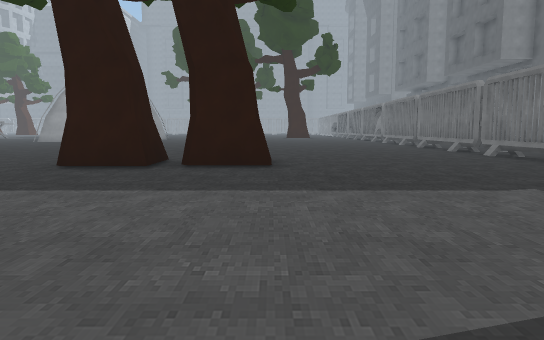
view 1 (above)

22 first-person views from a walk through a scene from a Unity 3-D project. The camera is 1.3 m above the floor, tilts 6° down and sees 70° across. The floor is counted in squares, 2 m on a side. Each view is taken from the middle of a square. On the plan, view 1 faces up. The plan holds only what a view shows up to about 11 squares ahead; the rest is blank. The place goes on beyond the plan. Some animated figures are left out. Some surface patterns are stand-ins.

view 2
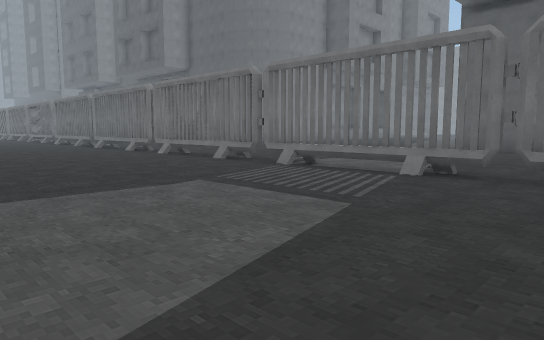

view 3
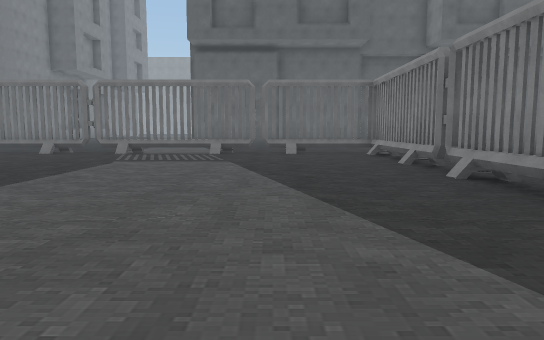

view 4
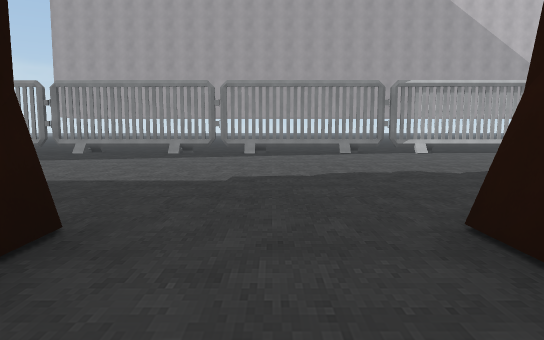

view 5
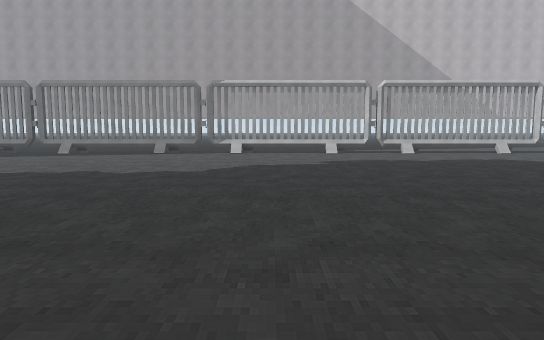

view 6
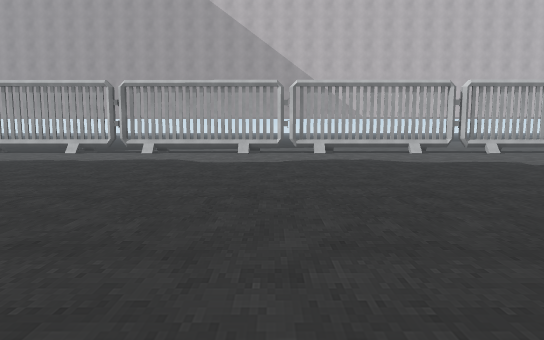

view 7
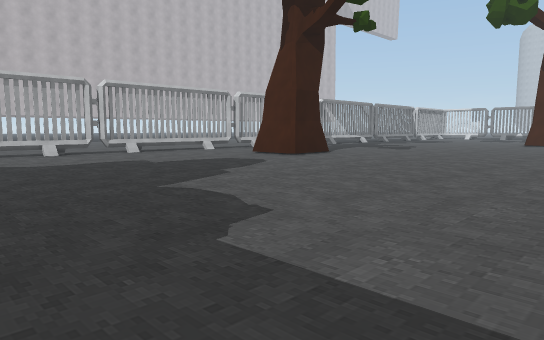

view 8
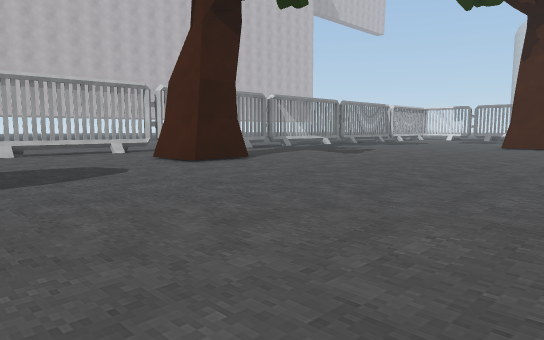

view 9
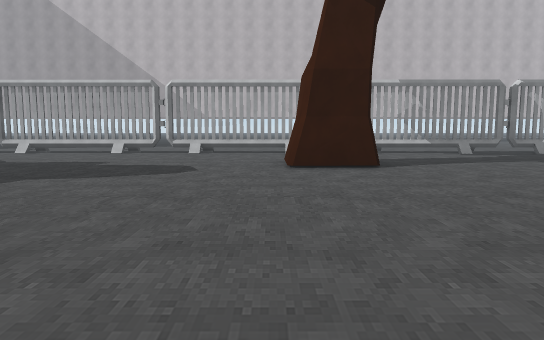

view 10
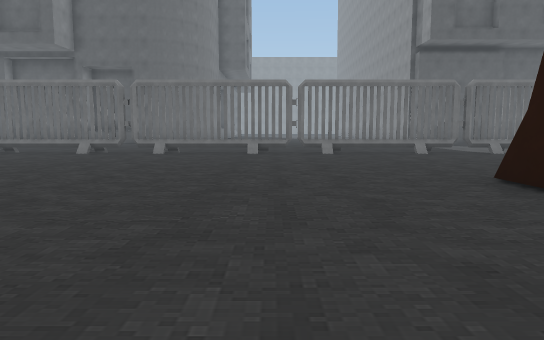

view 11
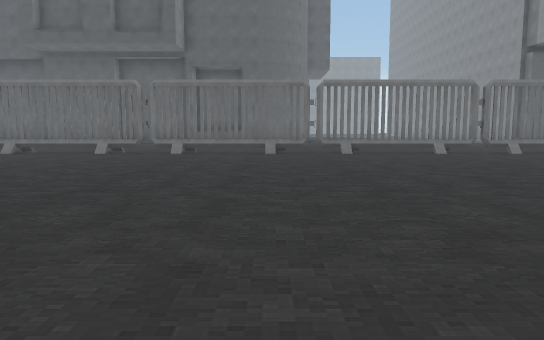

view 12
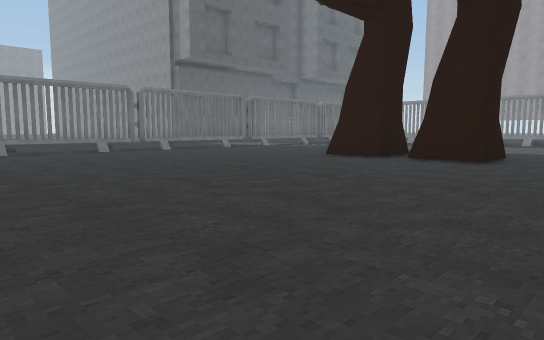

view 13
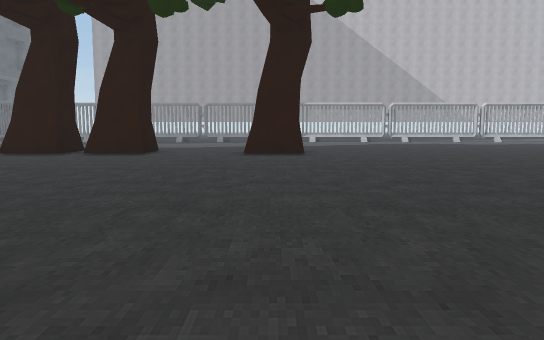

view 14
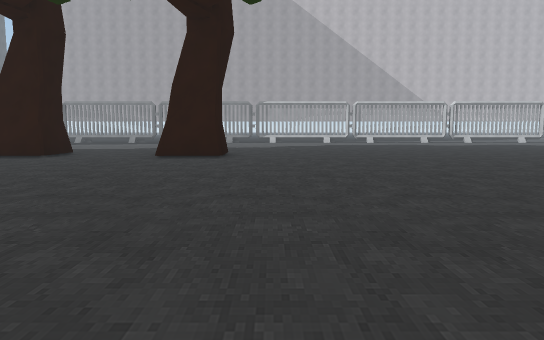

view 15
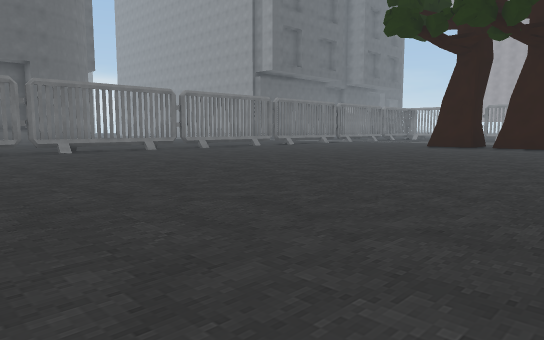

view 16
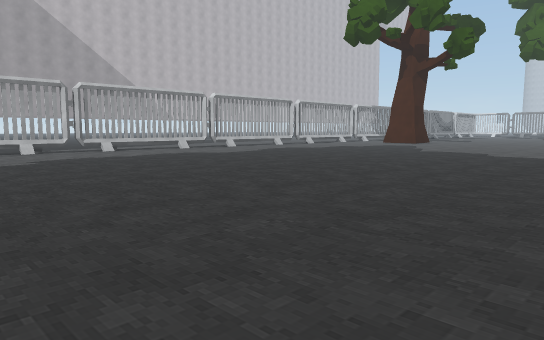

view 17
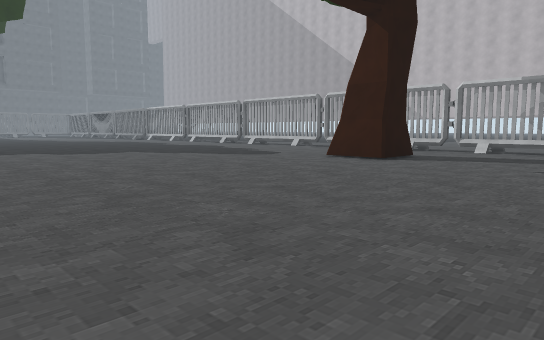

view 18
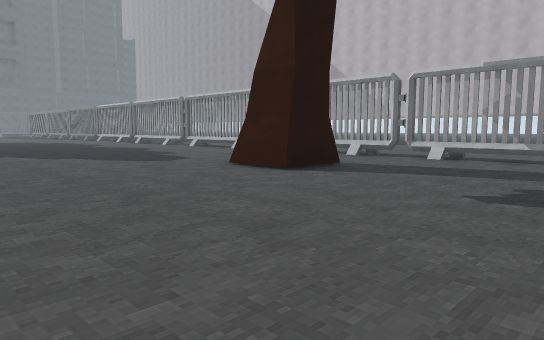

view 19
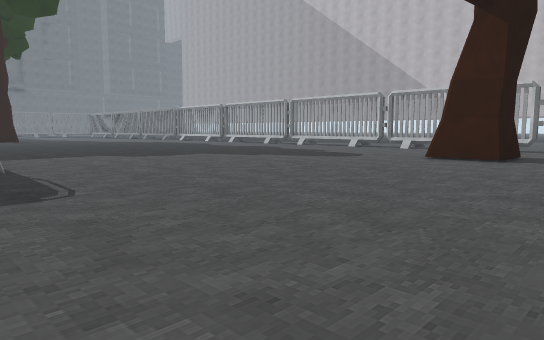

view 20
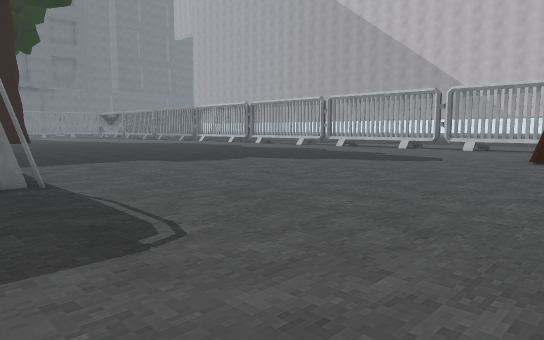

view 21
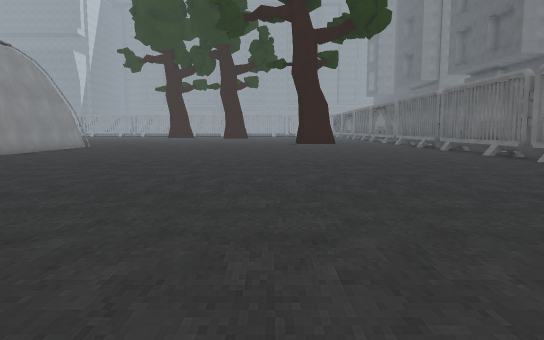

view 22
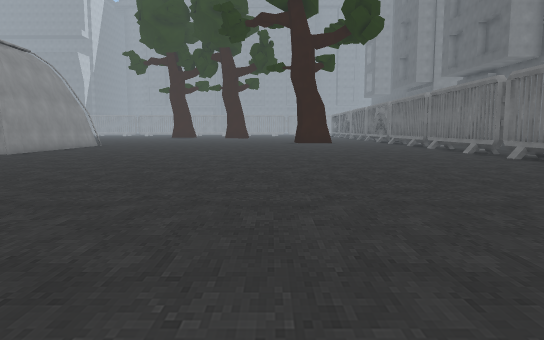

### Floor plan
Points are (right, up) in squares from view 1. A wall is a line through its corners. A room is listed if a view was taken in it or the views show most of it. See-through windows are left out.
Room 1 (views 1, 2, 3, 4, 5, 6, 7, 8, 9, 10, 11, 12, 13, 14, 15, 16, 17, 18, 19, 20, 21, 22)
walls: (-7.5, 7.9) (-6.4, 7.9); (-7.8, 6.6) (-7.8, 7.5); (-6.4, 7.1) (-6.4, 6.5); (-2.3, 6.7) (-3.6, 6.7) (-3.6, 8) (-2.4, 8); (-0.1, 6.7) (-1.5, 6.7) (-1.5, 8) (0, 8); (-6.9, 22.1) (-6.9, 20); (-26.7, 1.5) (-26.8, 2.4) (-25.5, 2.4) (-25.5, 1); (-31.4, -1.6) (5.6, -1.8) (5.6, 22.5)
low walls: (-11.9, -1.5) (-11.4, -1.5); (-6.7, 22) (-6.7, 20.5)
ways out: gap at (-2, 7)

Positions as (right, up) in squares from view 1, and headings:
1: (0, 0), facing up
2: (0, 0), facing up-right
3: (-5, 1), facing right
4: (-5, 9), facing down
5: (-10, 9), facing down
6: (-17, 9), facing down
7: (-18, 9), facing down-left
8: (-21, 9), facing down-left
9: (-25, 9), facing down
10: (-5, 11), facing right
11: (-5, 16), facing right
12: (-6, 16), facing down-right
13: (-7, 18), facing down
14: (-9, 17), facing down
15: (-6, 22), facing down-right
16: (-9, 10), facing down-left
17: (-31, 10), facing down-right
18: (-31, 7), facing down-right
19: (-29, 11), facing down-right
20: (-27, 11), facing down-right
21: (0, 11), facing up
22: (0, 10), facing up
